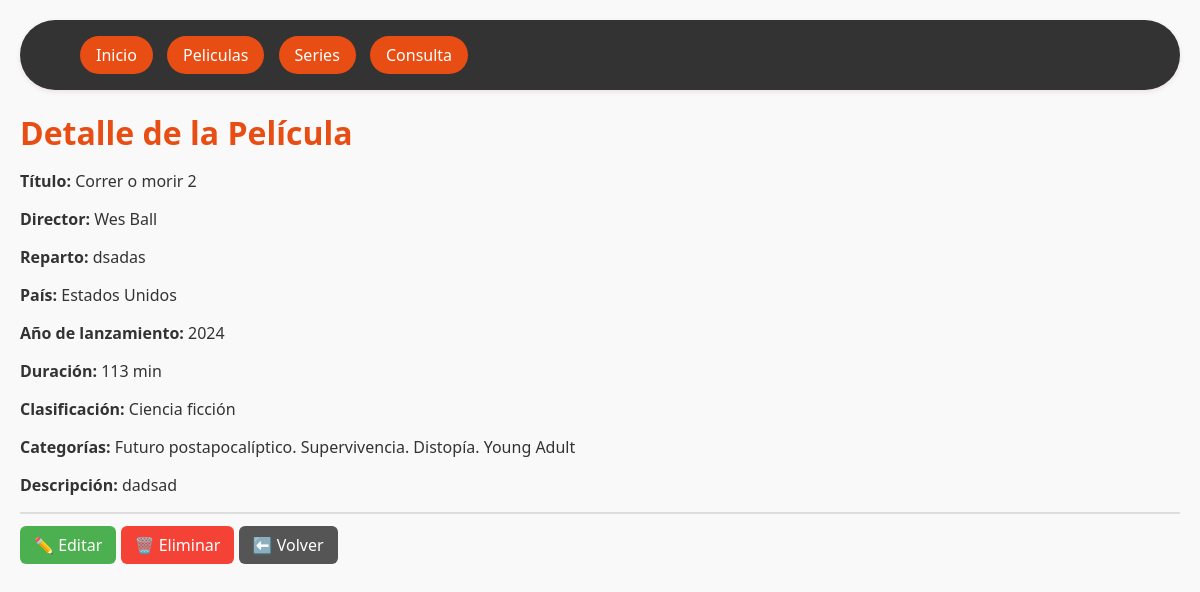
/peliculas/3/, run on the app's committed database.
### netflix_app/models.py (models this page shows, shortened)
class Pelicula(models.Model):
    show_id = models.CharField(max_length=20, unique=True)
    title = models.CharField(max_length=200)
    director = models.CharField(max_length=200, blank=True, null=True)
    cast = models.TextField(blank=True, null=True)
    country = models.CharField(max_length=100, blank=True, null=True)
    date_added = models.CharField(max_length=100, blank=True, null=True)
    release_year = models.IntegerField(blank=True, null=True)
    rating = models.CharField(max_length=20, blank=True, null=True)
    duration = models.CharField(max_length=50, blank=True, null=True)
    listed_in = models.CharField(max_length=200, blank=True, null=True)
    description = models.TextField(blank=True, null=True)
    poster = models.ImageField(upload_to="posters/", blank=True, null=True)

### netflix_app/views.py (the view)
# urls.py: path("peliculas/<int:id>/", views.detalle_pelicula, name="detalle_pelicula"),
def detalle_pelicula(request, id):
    pelicula = get_object_or_404(Pelicula, id=id)
    return render(request, "netflix_app/detalle_pelicula.html", {"pelicula": pelicula})

### netflix_app/templates/netflix_app/detalle_pelicula.html (shortened to what this page needs)
{% extends "netflix_app/base.html" %}
{% block content %}
<h1>Detalle de la Película</h1>
<p><strong>Título:</strong> {{ pelicula.title }}</p>
<p><strong>Director:</strong> {{ pelicula.director|default:"-" }}</p>
<p><strong>Reparto:</strong> {{ pelicula.cast|default:"-" }}</p>
<p><strong>País:</strong> {{ pelicula.country|default:"-" }}</p>
<p><strong>Año de lanzamiento:</strong> {{ pelicula.release_year|default:"-" }}</p>
<p><strong>Duración:</strong> {{ pelicula.duration|default:"-" }}</p>
<p><strong>Clasificación:</strong> {{ pelicula.rating|default:"-" }}</p>
<p><strong>Categorías:</strong> {{ pelicula.listed_in|default:"-" }}</p>
<p><strong>Descripción:</strong> {{ pelicula.description|default:"-" }}</p>
<hr>
<p style="margin-top: 20px;">
    <a href="{% url 'netflix_app:editar_pelicula' pelicula.pk %}"
       class="btn"
       style="background: #4CAF50; color: white; padding: 8px 14px; border-radius: 6px; text-decoration: none;">✏️ Editar</a>
    <a href="{% url 'netflix_app:eliminar_pelicula' pelicula.pk %}"
       class="btn"
       style="background: #f44336; color: white; padding: 8px 14px; border-radius: 6px; text-decoration: none;">🗑️ Eliminar</a>
    <a href="{% url 'netflix_app:lista_peliculas' %}"
       class="btn"
       style="background: #555; color: white; padding: 8px 14px; border-radius: 6px; text-decoration: none;">⬅️ Volver</a>
</p>
{% endblock %}

### netflix_app/static/css/main.css (style rules this page uses)
body { font-family: 'Segoe UI', sans-serif; margin: 20px; background-color: #f9f9f9; color: #333; }
h1, h2, h3 { color: #e84d13; margin-bottom: 15px; }
hr { border: none; border-top: 2px solid #ddd; margin: 15px 0; }
.btn { border-radius: 7%; padding: 7px 16px; background-color: #e84d13; color: #fff; text-decoration: none; }

### data on the page
Pelicula: title "Correr o morir 2", director "Wes Ball", cast "dsadas", country "Estados Unidos", release_year "2024", duration "113 min", rating "Ciencia ficción", listed_in "Futuro postapocalíptico. Supervivencia. Distopía. Young Adult", description "dadsad"
